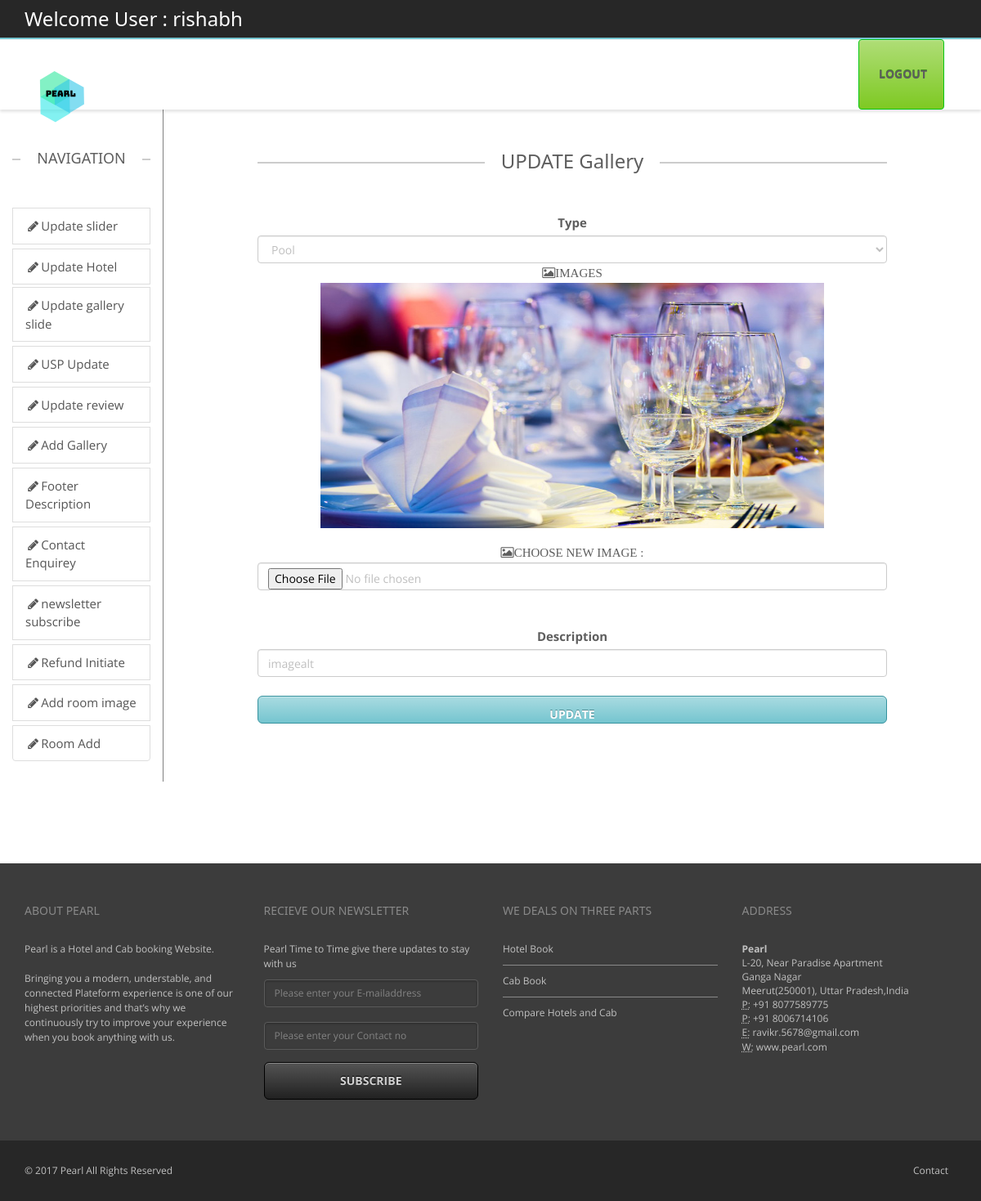
Page /backend/updategallery.php?idedit=2 (signed in) on the committed database.
### tables this page shows
CREATE TABLE `galleryimage` (
  `sno` int(11) NOT NULL,
  `type` varchar(100) DEFAULT NULL,
  `image` varchar(500) DEFAULT NULL,
  `imagealt` varchar(200) DEFAULT NULL
);

### backend/updategallery.php (the view, shortened to what this page needs)
<?php
include("headeradmin.php");
include("navigation.php");?>
        <div class="col-sm-1 ">
        </div>
		<div class="col-sm-8">
        <?php
		     include("connect.php");
			 if(isset($_REQUEST['idedit']))
			 {
				 $id=$_REQUEST['idedit'];
				 $res=mysqli_query($con,"select * from galleryimage where sno='$id'")or die(mysqli_error($con));
		          $row=mysqli_fetch_array($res);
			 		?>
        <div class="containe-fluid text-center" >
             <h3 class="lined-heading mt50">
            <span>
            UPDATE Gallery
            </span>
        </h3>
        <form action="galleryupdquery.php" class="form-group" method="post" enctype="multipart/form-data" >
          <label for="subject" accesskey="S">Type</label>
            <select name="subject" id="subject" class="form-control">
              <option value="pool">Pool</option>
            </select>
        <label class="fa fa-photo">IMAGES</label><br>
        <img src="../images/slides/<?php echo $row[2];?>" style="height:300px;width:80%;" /><br >
        <br />
        <label class="fa fa-photo" style="text-align:left">CHOOSE NEW IMAGE :</label>
        <input class="form-control" type="file" id="path" name="path"/><br>
        <input class="form-control" type="hidden" value="<?php echo $row[0];?>" name="id" id="id" /><br>
        <label >Description</label><br>
        <input class="form-control" type="text" value="<?php echo $row[3];?>" name="description" id="description"  /><br>
         <input type="submit" class="form-control btn btn-lg btn-primary" value="Update" />
        </form>
        <?php }?>
		</div>
		</div>
        <div class="col-sm-1">
        </div>
	</div>
</div>
<?php include("footer.php");?>

### backend/css/theme.css (style rules this page uses)
body { overflow-x: hidden; }
html, html a { -webkit-font-smoothing: antialiased !important; }
h1, h2, h3, h4, h5, h6, .h1, .h2, .h3, .h4, .h5, .h6 { font-family: "Open Sans", "Helvetica Neue", Helvetica, Arial, sans-serif; font-weight: 600; line-height: 1.1; color: #5e5e5e; }
h3, .h3 { font-size: 18px; }
.lined-heading { position: relative; margin-top: 0; margin-bottom: 50px; text-align: center; display: block; }
h1.lined-heading:before, h2.lined-heading:before, h3.lined-heading:before, h4.lined-heading:before, h5.lined-heading:before, h6.lined-heading:before { position: absolute; top: 50%; z-index: 1; display: block; width: 100%; height: 1px; border-top: 2px solid #ccc; content: ""; }
h1.lined-heading span, h2.lined-heading span, h3.lined-heading span, h4.lined-heading span, h5.lined-heading span, h6.lined-heading span { position: relative; z-index: 1; padding: 0 20px; background: #fff; display: inline-block; }
body ,.ui-widget, .revolution-starhotel { font-family: "Open Sans", "Helvetica Neue", Helvetica, Arial, sans-serif !important; font-size: 13px; }
.mt50 { margin-top: 50px; }
label { color: #5e5e5e; }
.form-control { color: #bfbfbf; }
.form-control option { color: #5e5e5e; }
.btn { background: -moz-linear-gradient(top, rgba(255,255,255,0.38) 0%, rgba(255,255,255,0) 100%); background: -webkit-gradient(linear, left top, left bottom, color-stop(0%, rgba(255,255,255,0.38)), color-stop(100%, rgba(255,255,255,0))); background: -webkit-linear-gradient(top, rgba(255,255,255,0.38) 0%, rgba(255,255,255,0) 100%); background: -o-linear-gradient(top, rgba(255,255,255,0.38) 0%, rgba(255,255,255,0) 100%); background: -ms-linear-gradient(top, rgba(255,255,255,0.38) 0%, rgba(255,255,255,0) 100%); background: linear-gradient(to bottom, rgba(255,255,255,0.38) 0%, rgba(255,255,255,0) 100%); filter: progid:DXImageTransform.Microsoft.gradient( startColorstr='#61ffffff', endColorstr='#00ffffff', GradientType=0 ); color: #ffffff; -webkit-box-shadow: inset 0 1px 0 0 rgba(255,255,255,0.3); box-shadow: inset 0 1px 0 0 rgba(255,255,255,0.3); -webkit-transition: all 0.1s ease-in; -moz-transition: all 0.1s ease-in; -ms-transition: all 0.1s ease-in; -o-transition: all 0.1s ease-in; transition: all 0.1s ease-in; text-transform: uppercase; font-weight: bold; }
.btn-lg { padding: 13px 18px; font-size: 14px; }

### backend/css/w3.css (style rules this page uses)
button,hr,input { overflow:visible }
html { box-sizing:border-box;-ms-text-size-adjust:100%;-webkit-text-size-adjust:100%;overflow-x:hidden }
*,:after,:before { box-sizing:inherit }
body { margin:0 }
img { border-style:none;margin-bottom:-5px }
button,input,select,textarea { font:inherit;margin:0 }
button,select { text-transform:none }
[type=reset],[type=submit],button,html [type=button] { -webkit-appearance:button }
body,html { font-family:Verdana,sans-serif;font-size:15px;line-height:1.5 }
h3 { font-size:24px }
h1,h2,h3,h4,h5,h6 { font-family:"Segoe UI",Arial,sans-serif;font-weight:400;margin:10px 0 }

### backend/css/colors/turquoise.css (style rules this page uses)
.btn-primary { background-color: #75c5cf; border-color: #35929e; text-shadow: 0 -1px 0 #50878e; }

### rows in the picture
galleryimage: image (picture), description "imagealt"

### other values in the picture
$_SESSION['login_user'] "rishabh"
